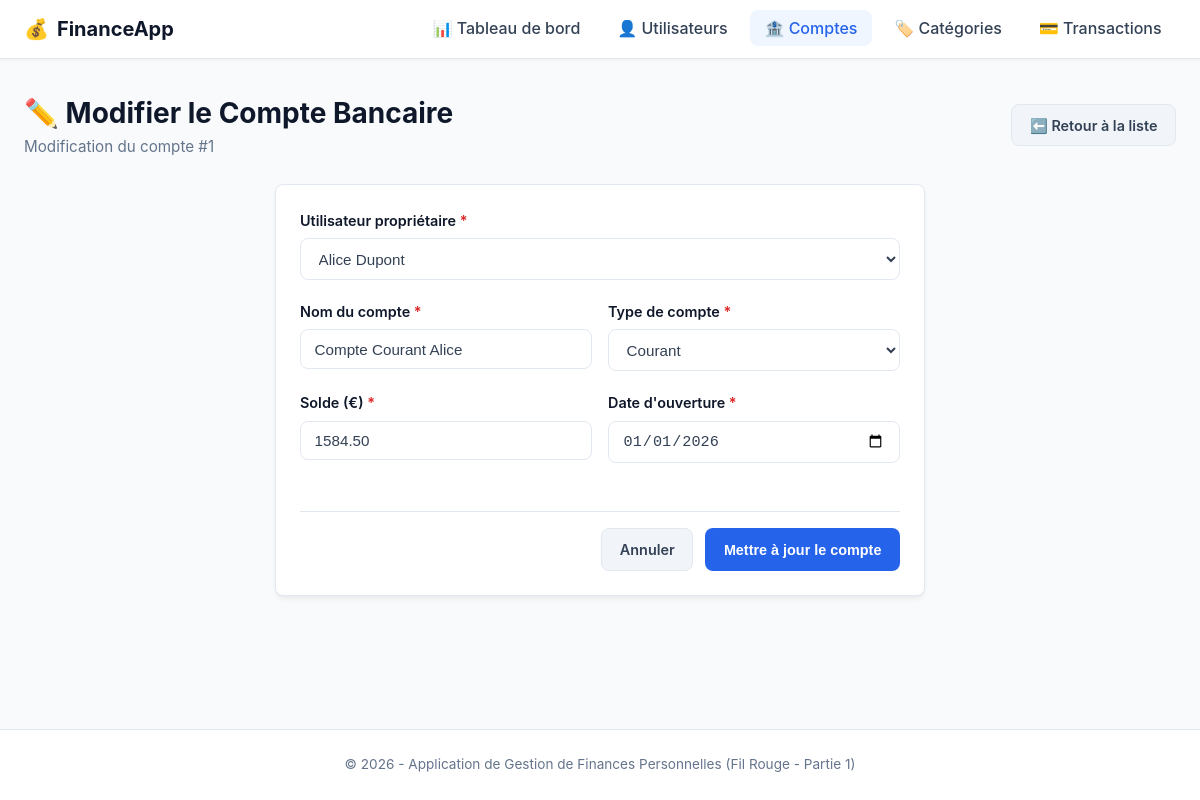
The app's page /comptes/edit.php?id=1 with its own data.
### tables this page shows
CREATE TABLE IF NOT EXISTS Compte_bancaire (
    id_compte INT AUTO_INCREMENT PRIMARY KEY,
    id_utilisateur INT NOT NULL,
    nom_compte VARCHAR(100) NOT NULL,
    type_compte ENUM('courant', 'epargne', 'autre') NOT NULL,
    solde DECIMAL(10,2) DEFAULT 0.00,
    date_ouverture DATE NOT NULL,
    CONSTRAINT fk_compte_utilisateur
        FOREIGN KEY (id_utilisateur)
        REFERENCES Utilisateur(id_utilisateur)
        ON DELETE CASCADE
);

CREATE TABLE IF NOT EXISTS Utilisateur (
    id_utilisateur INT AUTO_INCREMENT PRIMARY KEY,
    nom VARCHAR(100) NOT NULL,
    prenom VARCHAR(100) NOT NULL,
    email VARCHAR(191) NOT NULL UNIQUE,
    mot_de_passe VARCHAR(255) NOT NULL,
    date_creation DATETIME DEFAULT CURRENT_TIMESTAMP
);

### comptes/edit.php (the view, shortened to what this page needs)
<?php
require_once __DIR__ . '/../config/db.php';
$id = isset($_GET['id']) ? (int)$_GET['id'] : 0;
$stmt = $pdo->prepare("SELECT * FROM Compte_bancaire WHERE id_compte = :id");
$stmt->execute([':id' => $id]);
$compte = $stmt->fetch();
$users_stmt = $pdo->query("SELECT id_utilisateur, nom, prenom FROM Utilisateur ORDER BY prenom, nom ASC");
$utilisateurs = $users_stmt->fetchAll();
$id_utilisateur = $compte['id_utilisateur'];
$nom_compte     = $compte['nom_compte'];
$type_compte    = $compte['type_compte'];
$solde          = $compte['solde'];
$date_ouverture = $compte['date_ouverture'];
require_once __DIR__ . '/../includes/header.php';
?>
<div class="page-header">
    <div>
        <h1>✏️ Modifier le Compte Bancaire</h1>
        <p>Modification du compte #<?= htmlspecialchars($id) ?></p>
    </div>
    <a href="list.php" class="btn btn-secondary">⬅️ Retour à la liste</a>
</div>
<div class="card form-card">
    <form action="edit.php?id=<?= $id ?>" method="POST">
        <div class="form-group">
            <label for="id_utilisateur">Utilisateur propriétaire <span class="required">*</span></label>
            <select name="id_utilisateur" id="id_utilisateur" class="form-control" required>
                <?php foreach ($utilisateurs as $u): ?>
                    <option value="<?= $u['id_utilisateur'] ?>" <?= ($id_utilisateur == $u['id_utilisateur']) ? 'selected' : '' ?>>
                        <?= htmlspecialchars($u['prenom'] . ' ' . $u['nom']) ?>
                    </option>
                <?php endforeach; ?>
            </select>
        </div>
        <div class="form-row">
            <div class="form-group">
                <label for="nom_compte">Nom du compte <span class="required">*</span></label>
                <input type="text" id="nom_compte" name="nom_compte" class="form-control"
                       value="<?= htmlspecialchars($nom_compte) ?>" required>
            </div>
            <div class="form-group">
                <label for="type_compte">Type de compte <span class="required">*</span></label>
                <select name="type_compte" id="type_compte" class="form-control" required>
                    <option value="courant" <?= ($type_compte === 'courant') ? 'selected' : '' ?>>Courant</option>
                </select>
            </div>
        </div>
        <div class="form-row">
            <div class="form-group">
                <label for="solde">Solde (€) <span class="required">*</span></label>
                <input type="number" step="0.01" id="solde" name="solde" class="form-control"
                       value="<?= htmlspecialchars($solde) ?>" required>
            </div>
            <div class="form-group">
                <label for="date_ouverture">Date d'ouverture <span class="required">*</span></label>
                <input type="date" id="date_ouverture" name="date_ouverture" class="form-control"
                       value="<?= htmlspecialchars($date_ouverture) ?>" required>
            </div>
        </div>
        <div class="form-actions">
            <a href="list.php" class="btn btn-secondary">Annuler</a>
            <button type="submit" name="submit" class="btn btn-primary">Mettre à jour le compte</button>
        </div>
    </form>
</div>
<?php
require_once __DIR__ . '/../includes/footer.php';
?>

### assets/css/style.css (style rules this page uses)
:root { --primary: #2563eb; --primary-hover: #1d4ed8; --secondary: #64748b; --success: #16a34a; --success-bg: #dcfce7; --danger: #dc2626; --danger-bg: #fee2e2; --warning: #d97706; --warning-bg: #fef3c7; --info: #0284c7; --info-bg: #e0f2fe; --dark: #0f172a; --light: #f8fafc; --card-bg: #ffffff; --border: #e2e8f0; --text: #334155; --text-muted: #64748b; --radius: 8px; --shadow: 0 4px 6px -1px rgba(0, 0, 0, 0.05), 0 2px 4px -1px rgba(0, 0, 0, 0.03); }
* { box-sizing: border-box; margin: 0; padding: 0; }
body { font-family: -apple-system, BlinkMacSystemFont, "Segoe UI", Roboto, Helvetica, Arial, sans-serif; background-color: var(--light); color: var(--text); line-height: 1.6; display: flex; flex-direction: column; min-height: 100vh; }
.page-header { display: flex; justify-content: space-between; align-items: center; flex-wrap: wrap; gap: 1rem; margin-bottom: 1.5rem; }
.page-header h1 { font-size: 1.75rem; color: var(--dark); font-weight: 700; }
.page-header p { color: var(--text-muted); font-size: 0.95rem; }
.card { background-color: var(--card-bg); border-radius: var(--radius); border: 1px solid var(--border); box-shadow: var(--shadow); padding: 1.5rem; margin-bottom: 2rem; }
.btn { display: inline-flex; align-items: center; gap: 0.4rem; padding: 0.55rem 1.1rem; font-size: 0.9rem; font-weight: 600; border-radius: var(--radius); text-decoration: none; border: 1px solid transparent; cursor: pointer; transition: all 0.2s ease; }
.btn-primary { background-color: var(--primary); color: white; }
.btn-secondary { background-color: #f1f5f9; color: var(--text); border-color: var(--border); }
.form-card { max-width: 650px; margin: 0 auto; }
.form-group { margin-bottom: 1.25rem; }
.form-group label { display: block; font-weight: 600; margin-bottom: 0.4rem; font-size: 0.9rem; color: var(--dark); }
.form-group label span.required { color: var(--danger); }
.form-control { width: 100%; padding: 0.65rem 0.85rem; font-size: 0.95rem; border: 1px solid var(--border); border-radius: var(--radius); background-color: #ffffff; color: var(--text); transition: border-color 0.2s; }
.form-row { display: grid; grid-template-columns: 1fr 1fr; gap: 1rem; }
.form-actions { display: flex; justify-content: flex-end; gap: 0.75rem; margin-top: 1.75rem; padding-top: 1rem; border-top: 1px solid var(--border); }

### records on screen
compte_bancaire: id_utilisateur "Alice Dupont", nom_compte "Compte Courant Alice", type_compte "Courant", solde "1584.50", date_ouverture "01/01/2026"

### other values on screen
$id "1"
